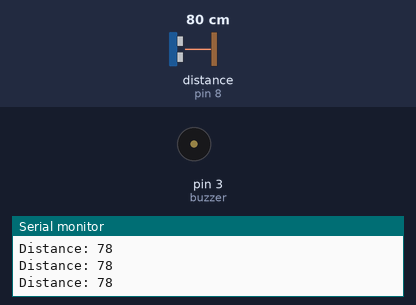
The sketch below on a simulated Arduino Uno, built with avr-gcc and run on an emulated ATmega328P. Parts: buzzer (waves = sounding, pin HIGH), the last lines printed to the serial monitor. Wiring (inferred from the names in the program): ultrasonic range finder: trigger pin 9; echo pin 8. The inputs (shaded band) are chosen by the test bench; at power-on: distance to the obstacle (sensor on pin 8) 80 cm. The echo pulse lasts 58.3 µs per cm; pins used as bus, display or sensor lines are not drawn.

Above: at 1.2 s.
1.3 s: distance to the obstacle (sensor on pin 8) set to 66 cm
At 1.6 s:
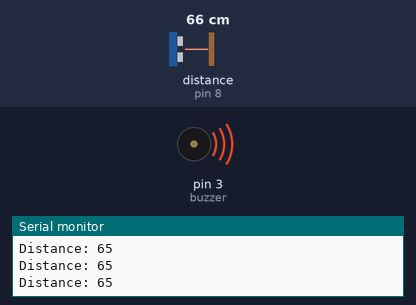
2.8 s: distance to the obstacle (sensor on pin 8) set to 73 cm
At 3.9 s:
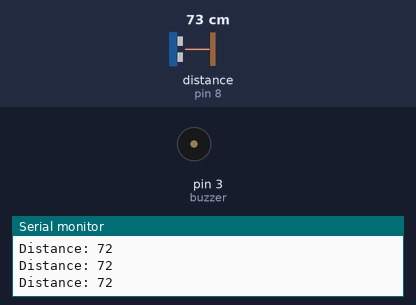
4.3 s: distance to the obstacle (sensor on pin 8) set to 18 cm
At 5.0 s:
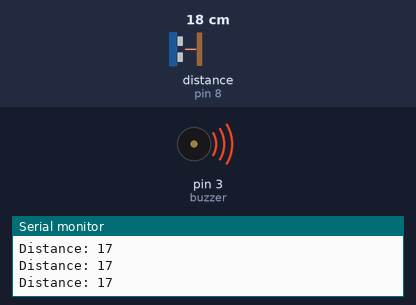
Timing chart, 0 to 7.3 s (numbered marks = the images above; inputs shaded):
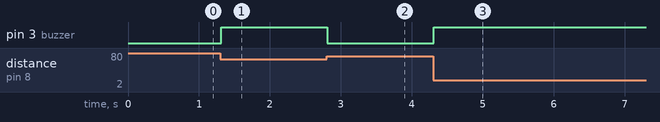

The sketch:

sensor_ultrassonico.ino
```cpp
const int trigPin = 9;
const int echoPin = 8;
const int buzzer = 3;

long duration;
int distance;
int safetyDistance;

void setup() {
pinMode(trigPin, OUTPUT);
pinMode(echoPin, INPUT);
pinMode(buzzer, OUTPUT);
Serial.begin(9600);
}

void loop() {

digitalWrite(trigPin, LOW);
delayMicroseconds(2);

digitalWrite(trigPin, HIGH);
delayMicroseconds(10);
digitalWrite(trigPin, LOW);

duration = pulseIn(echoPin, HIGH);

distance= duration*0.034/2;

safetyDistance = distance;
if (safetyDistance <= 70){
  digitalWrite(buzzer, HIGH);
}
else{
 digitalWrite(buzzer, LOW);
}

Serial.print("Distance: ");
Serial.println(distance);

}
```

Measured:
- the behaviour switches between 72 and 71 cm on distance to the obstacle (sensor on pin 8) (found by bisection; images 0 and 1)
- after the input at 1.3 s, pin 3 (buzzer): LOW → HIGH at once
- after the input at 2.8 s, pin 3 (buzzer): HIGH → LOW at once
- after the input at 4.3 s, pin 3 (buzzer): LOW → HIGH at once
